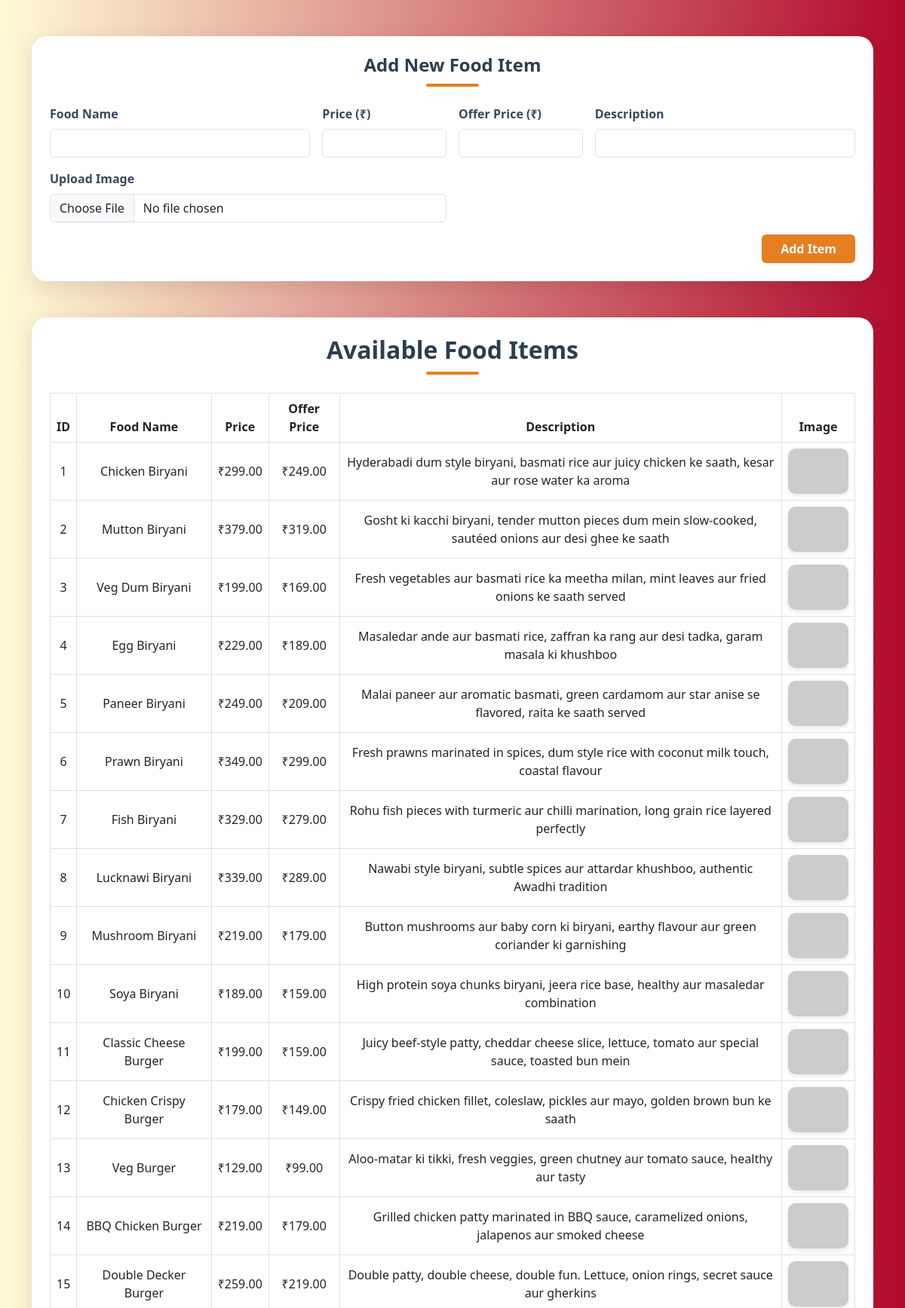
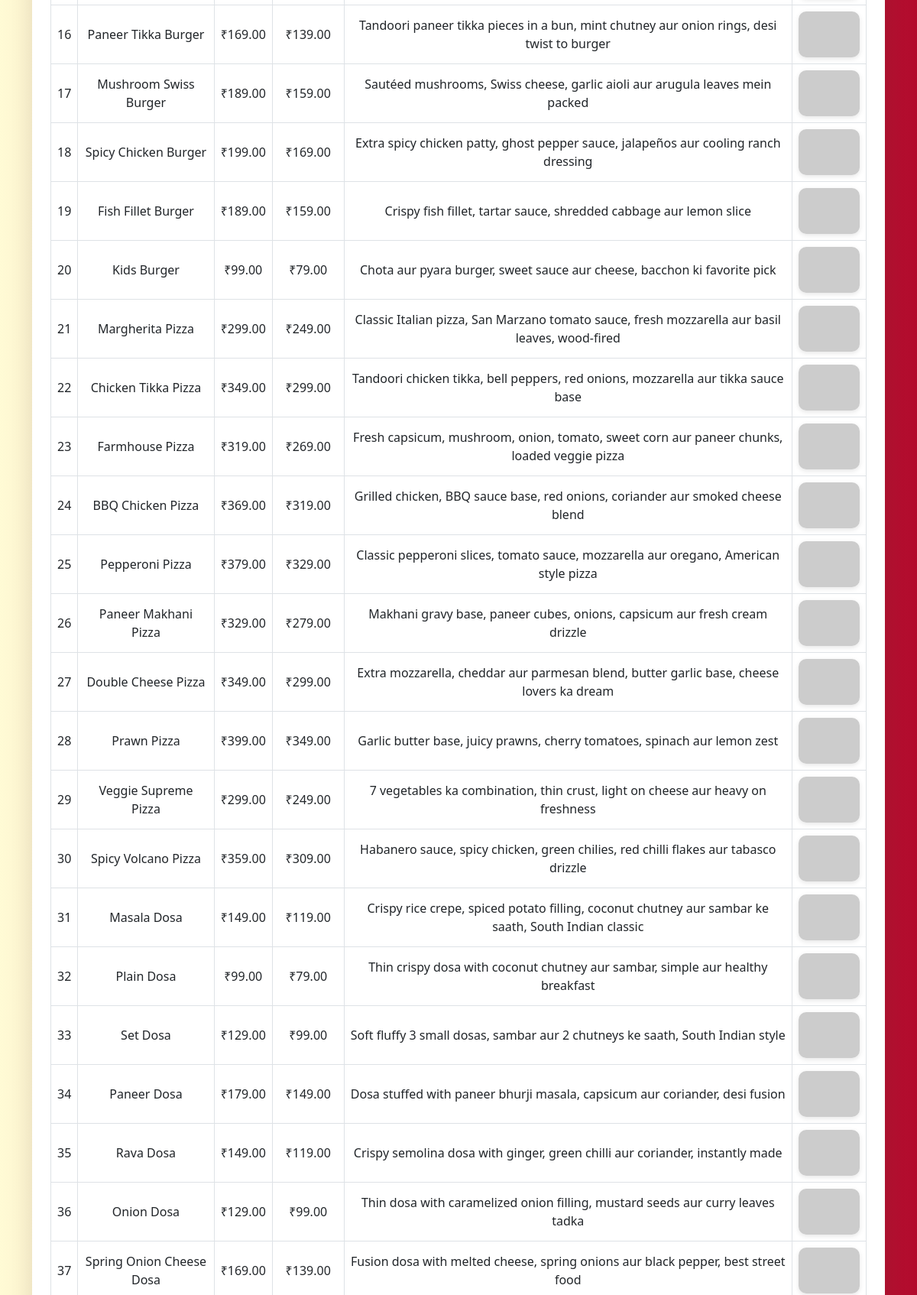
The app's page /view_foods.php (upper part) with its own data (2 pictures, top to bottom).
### tables this page shows
CREATE TABLE IF NOT EXISTS `biryanis` (
    `id`          INT(11) NOT NULL AUTO_INCREMENT,
    `food_name`   VARCHAR(200) NOT NULL,
    `image`       VARCHAR(300) DEFAULT NULL,
    `description` TEXT DEFAULT NULL,
    `price`       DECIMAL(10,2) NOT NULL DEFAULT 0.00,
    `offer_price` DECIMAL(10,2) DEFAULT 0.00,
    `category`    VARCHAR(100) DEFAULT 'biryani',
    `created_at`  TIMESTAMP DEFAULT CURRENT_TIMESTAMP,
    PRIMARY KEY (`id`)
);

### view_foods.php (the view, shortened to what this page needs)
<!DOCTYPE html>
<html lang="en">
<head>
    <link href="https://cdn.jsdelivr.net/npm/bootstrap@5.3.0/dist/css/bootstrap.min.css" rel="stylesheet">
</head>
<body>
<div class="container my-5">
    <div class="card p-4 mb-5">
        <h4 class="mb-4">Add New Food Item</h4>
        <form action="" method="POST" enctype="multipart/form-data">
            <div class="row g-3">
                <div class="col-md-4">
                    <label class="form-label">Food Name</label>
                    <input type="text" name="food_name" class="form-control" required>
                </div>
                <div class="col-md-2">
                    <label class="form-label">Price (₹)</label>
                    <input type="number" name="price" class="form-control" required>
                </div>
                <div class="col-md-2">
                    <label class="form-label">Offer Price (₹)</label>
                    <input type="number" name="offer_price" class="form-control" required>
                </div>
                <div class="col-md-4">
                    <label class="form-label">Description</label>
                    <input type="text" name="description" class="form-control" required>
                </div>
                <div class="col-md-6">
                    <label class="form-label">Upload Image</label>
                    <input type="file" name="image" class="form-control" required>
                </div>
                <div class="col-12 text-end">
                    <button type="submit" name="add" class="btn btn-orange px-4">Add Item</button>
                </div>
            </div>
        </form>
    </div>
    <div class="card p-4">
        <h2 class="mb-4">Available Food Items</h2>
        <div class="table-responsive">
            <table class="table table-bordered table-hover text-center align-middle">
                <thead>
                    <tr>
                        <th>ID</th>
                        <th>Food Name</th>
                        <th>Price</th>
                        <th>Offer Price</th>
                        <th>Description</th>
                        <th>Image</th>
                    </tr>
                </thead>
                <tbody>
                    <?php
                    $conn = mysqli_connect("localhost", "root", "", "fooddb");
                    $result = mysqli_query($conn, "SELECT * FROM biryanis");
                    if (mysqli_num_rows($result) > 0) {
                        while ($row = mysqli_fetch_assoc($result)) {
                            echo "<tr>
                                    <td>{$row['id']}</td>
                                    <td>{$row['food_name']}</td>
                                    <td>₹{$row['price']}</td>
                                    <td>₹{$row['offer_price']}</td>
                                    <td>{$row['description']}</td>
                                    <td><img src='{$row['image']}' class='food-img'></td>
                                  </tr>";
                        }
                    } else {
                        echo "<tr><td colspan='6' class='text-center no-items'>No food items found.</td></tr>";
                    }
                    ?>
                </tbody>
            </table>
        </div>
    </div>
</div>
</body>
</html>

### view_foods.php (style rules this page uses)
body { background: linear-gradient(to right, #fffbd5, #b20a2c); font-family: 'Segoe UI', sans-serif; }
h2, h4 { color: #2c3e50; font-weight: 700; position: relative; text-align: center; }
h2::after, h4::after { content: ''; display: block; width: 70px; height: 4px; background: #e67e22; margin: 10px auto 0; border-radius: 2px; }
.card { box-shadow: 0 8px 30px rgba(0, 0, 0, 0.1); border: none; border-radius: 20px; background: #fff; animation: fadeIn 0.8s ease-in-out; }
.form-label { font-weight: 600; color: #34495e; }
.btn-orange { background-color: #e67e22; color: #fff; font-weight: 600; transition: 0.3s ease; }
.table thead { background-color: #e67e22; color: white; }
.food-img { width: 80px; height: auto; border-radius: 10px; box-shadow: 0 2px 6px rgba(0,0,0,0.1); }

### records on screen
biryanis: id "1", food_name "Chicken Biryani", price "299.00", offer_price "249.00", description "Hyderabadi dum style biryani, basmati rice aur juicy chicken ke saath, kesar aur rose water ka aroma"
biryanis: id "2", food_name "Mutton Biryani", price "379.00", offer_price "319.00", description "Gosht ki kacchi biryani, tender mutton pieces dum mein slow-cooked, sautéed onions aur desi ghee ke saath"
biryanis: id "3", food_name "Veg Dum Biryani", price "199.00", offer_price "169.00", description "Fresh vegetables aur basmati rice ka meetha milan, mint leaves aur fried onions ke saath served"
biryanis: id "4", food_name "Egg Biryani", price "229.00", offer_price "189.00", description "Masaledar ande aur basmati rice, zaffran ka rang aur desi tadka, garam masala ki khushboo"
biryanis: id "5", food_name "Paneer Biryani", price "249.00", offer_price "209.00", description "Malai paneer aur aromatic basmati, green cardamom aur star anise se flavored, raita ke saath served"
biryanis: id "6", food_name "Prawn Biryani", price "349.00", offer_price "299.00", description "Fresh prawns marinated in spices, dum style rice with coconut milk touch, coastal flavour"
biryanis: id "7", food_name "Fish Biryani", price "329.00", offer_price "279.00", description "Rohu fish pieces with turmeric aur chilli marination, long grain rice layered perfectly"
biryanis: id "8", food_name "Lucknawi Biryani", price "339.00", offer_price "289.00", description "Nawabi style biryani, subtle spices aur attardar khushboo, authentic Awadhi tradition"
biryanis: id "9", food_name "Mushroom Biryani", price "219.00", offer_price "179.00", description "Button mushrooms aur baby corn ki biryani, earthy flavour aur green coriander ki garnishing"
biryanis: id "10", food_name "Soya Biryani", price "189.00", offer_price "159.00", description "High protein soya chunks biryani, jeera rice base, healthy aur masaledar combination"
biryanis: id "11", food_name "Classic Cheese Burger", price "199.00", offer_price "159.00", description "Juicy beef-style patty, cheddar cheese slice, lettuce, tomato aur special sauce, toasted bun mein"
biryanis: id "12", food_name "Chicken Crispy Burger", price "179.00", offer_price "149.00", description "Crispy fried chicken fillet, coleslaw, pickles aur mayo, golden brown bun ke saath"
biryanis: id "13", food_name "Veg Burger", price "129.00", offer_price "99.00", description "Aloo-matar ki tikki, fresh veggies, green chutney aur tomato sauce, healthy aur tasty"
biryanis: id "14", food_name "BBQ Chicken Burger", price "219.00", offer_price "179.00", description "Grilled chicken patty marinated in BBQ sauce, caramelized onions, jalapenos aur smoked cheese"
biryanis: id "15", food_name "Double Decker Burger", price "259.00", offer_price "219.00", description "Double patty, double cheese, double fun. Lettuce, onion rings, secret sauce aur gherkins"
biryanis: id "16", food_name "Paneer Tikka Burger", price "169.00", offer_price "139.00", description "Tandoori paneer tikka pieces in a bun, mint chutney aur onion rings, desi twist to burger"
biryanis: id "17", food_name "Mushroom Swiss Burger", price "189.00", offer_price "159.00", description "Sautéed mushrooms, Swiss cheese, garlic aioli aur arugula leaves mein packed"
biryanis: id "18", food_name "Spicy Chicken Burger", price "199.00", offer_price "169.00", description "Extra spicy chicken patty, ghost pepper sauce, jalapeños aur cooling ranch dressing"
biryanis: id "19", food_name "Fish Fillet Burger", price "189.00", offer_price "159.00", description "Crispy fish fillet, tartar sauce, shredded cabbage aur lemon slice"
biryanis: id "20", food_name "Kids Burger", price "99.00", offer_price "79.00", description "Chota aur pyara burger, sweet sauce aur cheese, bacchon ki favorite pick"
biryanis: id "21", food_name "Margherita Pizza", price "299.00", offer_price "249.00", description "Classic Italian pizza, San Marzano tomato sauce, fresh mozzarella aur basil leaves, wood-fired"
biryanis: id "22", food_name "Chicken Tikka Pizza", price "349.00", offer_price "299.00", description "Tandoori chicken tikka, bell peppers, red onions, mozzarella aur tikka sauce base"
biryanis: id "23", food_name "Farmhouse Pizza", price "319.00", offer_price "269.00", description "Fresh capsicum, mushroom, onion, tomato, sweet corn aur paneer chunks, loaded veggie pizza"
biryanis: id "24", food_name "BBQ Chicken Pizza", price "369.00", offer_price "319.00", description "Grilled chicken, BBQ sauce base, red onions, coriander aur smoked cheese blend"
biryanis: id "25", food_name "Pepperoni Pizza", price "379.00", offer_price "329.00", description "Classic pepperoni slices, tomato sauce, mozzarella aur oregano, American style pizza"
biryanis: id "26", food_name "Paneer Makhani Pizza", price "329.00", offer_price "279.00", description "Makhani gravy base, paneer cubes, onions, capsicum aur fresh cream drizzle"
biryanis: id "27", food_name "Double Cheese Pizza", price "349.00", offer_price "299.00", description "Extra mozzarella, cheddar aur parmesan blend, butter garlic base, cheese lovers ka dream"
biryanis: id "28", food_name "Prawn Pizza", price "399.00", offer_price "349.00", description "Garlic butter base, juicy prawns, cherry tomatoes, spinach aur lemon zest"
biryanis: id "29", food_name "Veggie Supreme Pizza", price "299.00", offer_price "249.00", description "7 vegetables ka combination, thin crust, light on cheese aur heavy on freshness"
biryanis: id "30", food_name "Spicy Volcano Pizza", price "359.00", offer_price "309.00", description "Habanero sauce, spicy chicken, green chilies, red chilli flakes aur tabasco drizzle"
biryanis: id "31", food_name "Masala Dosa", price "149.00", offer_price "119.00", description "Crispy rice crepe, spiced potato filling, coconut chutney aur sambar ke saath, South Indian classic"
biryanis: id "32", food_name "Plain Dosa", price "99.00", offer_price "79.00", description "Thin crispy dosa with coconut chutney aur sambar, simple aur healthy breakfast"
biryanis: id "33", food_name "Set Dosa", price "129.00", offer_price "99.00", description "Soft fluffy 3 small dosas, sambar aur 2 chutneys ke saath, South Indian style"
biryanis: id "34", food_name "Paneer Dosa", price "179.00", offer_price "149.00", description "Dosa stuffed with paneer bhurji masala, capsicum aur coriander, desi fusion"
biryanis: id "35", food_name "Rava Dosa", price "149.00", offer_price "119.00", description "Crispy semolina dosa with ginger, green chilli aur coriander, instantly made"
biryanis: id "36", food_name "Onion Dosa", price "129.00", offer_price "99.00", description "Thin dosa with caramelized onion filling, mustard seeds aur curry leaves tadka"
biryanis: id "37", food_name "Spring Onion Cheese Dosa", price "169.00", offer_price "139.00", description "Fusion dosa with melted cheese, spring onions aur black pepper, best street food"
